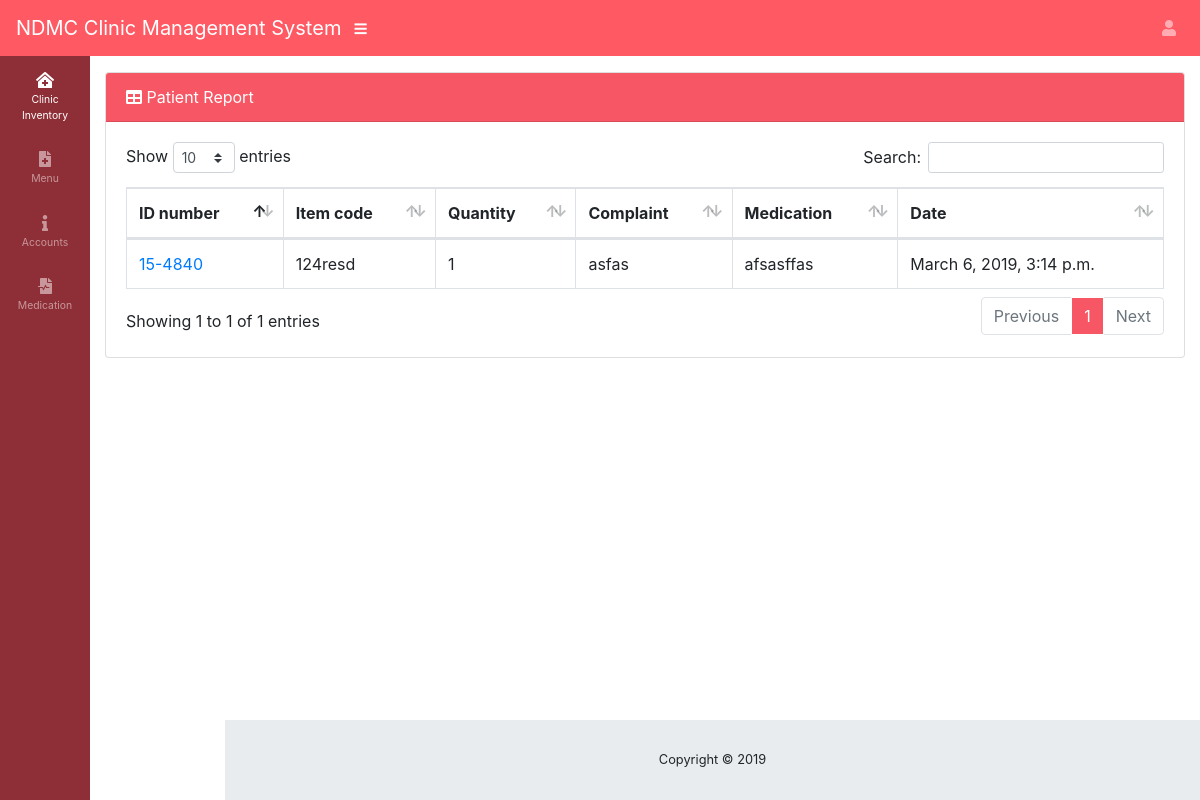
Page /medical/history (signed in) on the earlier database version.
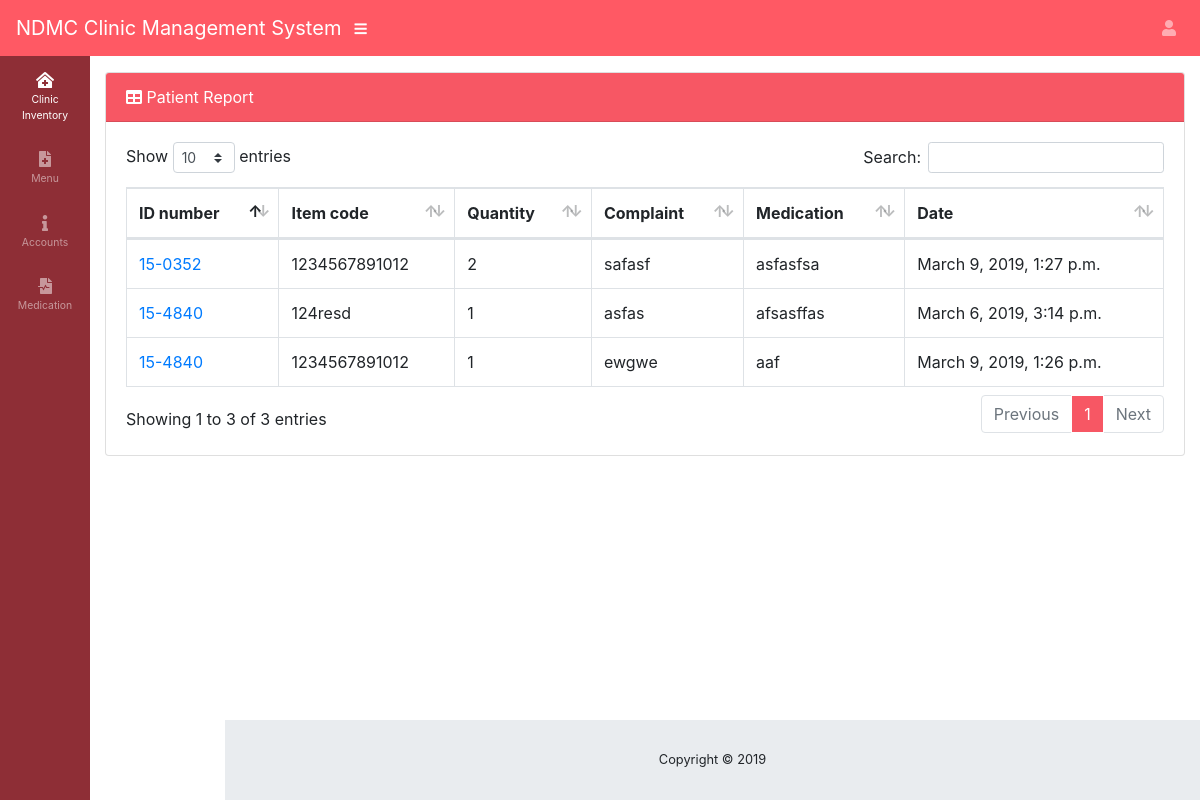
Same page on the later database version.
### medical/models.py (models this page shows, shortened)
class History(models.Model):
    user                    = models.ForeignKey(User, on_delete=models.CASCADE)
    id_number               = models.ForeignKey('Patient', on_delete=models.CASCADE)
    item_code               = models.ForeignKey('Stock', on_delete=models.CASCADE)
    quantity                = models.IntegerField()
    complaints              = models.TextField()
    medication              = models.TextField()
    date_created            = models.DateTimeField(auto_now_add=True)
    date_modified           = models.DateTimeField(auto_now=True)

class Patient(models.Model):
    user                    = models.ForeignKey(User, on_delete=models.CASCADE)
    id_number               = models.CharField(max_length=255)
    last_name               = models.CharField(max_length=255)
    first_name              = models.CharField(max_length=255)
    middle_name             = models.CharField(max_length=255)
    course                  = models.ForeignKey('Course', on_delete=models.CASCADE)
    status                  = models.CharField(
                                                max_length=9,
                                                choices=STATUS_CHOICES,
                                                default='single'
                                            )
    date_created            = models.DateTimeField(auto_now_add=True)
    date_modified           = models.DateTimeField(auto_now=True)
    def __str__(self):
        return '{}'.format(self.id_number)

class Stock(models.Model):
    user                    = models.ForeignKey(User, on_delete=models.CASCADE)
    barcode                 = models.ImageField(upload_to='media')
    number                  = models.CharField(max_length=255)
    description             = models.TextField()
    quantity                = models.IntegerField()
    actual_used             = models.IntegerField()
    date_created            = models.DateTimeField(auto_now_add=True)
    date_modified           = models.DateTimeField(auto_now=True)
    def __str__(self):
        return '{}'.format(self.number)

### medical/views.py (the view)
# urls.py: path('history', HistoryList.as_view(), name='history-list'),
class HistoryList(LoginRequiredMixin, View):
    def get(self, request, *args, **kwargs):
        post = History.objects.all()
        context = {
            'post': post,
        }
        return render(request, 'clinic/history-list.html', context)

### templates/clinic/history-list.html (shortened to what this page needs)
{% extends 'base.html' %}
{% load staticfiles %}
{% block content %}
<head>
  <link rel="stylesheet" href="{% static 'css/barcode.css' %}" />
</head>
<body id="page-top">
    <div id="content-wrapper">
      <div class="container-fluid">
        <div class="card mb-3">
          <div class="card-header">
            <i class="fas fa-table"></i>
            Patient Report</div>
          <div class="card-body">
            <div class="table-responsive">
              <table class="table table-bordered" id="dataTable" width="100%" cellspacing="0">
                <thead>
                  <tr>
                    <th>ID number</th>
                    <th>Item code</th>
                    <th>Quantity</th>
                    <th>Complaint</th>
                    <th>Medication</th>
                    <th>Date</th>
                  </tr>
                </thead>
                <tbody>
                  {% if post %}
                    {% for post in post %}
                      <tr>
                        <td><a href="{% url 'medical:per-student-report' post.pk %}">{{ post.id_number }}</a></td>
                        <td>{{ post.item_code }}</td>
                        <td>{{ post.quantity }}</td>
                        <td>{{ post.complaints }}</td>
                        <td>{{ post.medication }}</td>
                        <td>{{ post.date_created }}</td>
                      </tr>
                  {% endfor %}
                {% endif %}
                </tbody>
              </table>
            </div>
          </div>
        </div>
      </div>
      <footer class="sticky-footer">
        <div class="container my-auto">
          <div class="copyright text-center my-auto">
            <span>Copyright © 2019</span>
          </div>
        </div>
      </footer>
    </div>
  </div>
{% endblock %}

### templates/base.html (shortened to what this page needs)
<!DOCTYPE html>
<html lang=en>
<head>
	{% include 'snippets/css.html' %}
</head>
	<body>
		<nav class="navbar navbar-expand navbar-dark bg-dark static-top">
	    <a class="navbar-brand mr-1" href="">NDMC Clinic Management System</a>
	    <button class="btn btn-link btn-sm text-white order-1 order-sm-0" id="sidebarToggle" href="#">
	      <i class="fas fa-bars"></i>
	    </button>
	    <ul class="navbar-nav ml-auto ml-md-0">
	      <li class="nav-item dropdown no-arrow">
	        <a class="nav-link dropdown-toggle" href="#" id="userDropdown" role="button" data-toggle="dropdown" aria-haspopup="true" aria-expanded="false">
	          <i class="fas fa-user"></i>
	        </a>
	      </li>
	    </ul>
		</nav>
    <div id="wrapper">
      <ul class="sidebar navbar-nav toggled">
        <li class="nav-item active">
          <a class="nav-link" href="{% url 'medical:stock-list' %}">
            <i class="fas fa-fw fa-clinic-medical"></i>
            <span>Clinic Inventory</span>
          </a>
        </li>
        <li class="nav-item dropdown">
          <a class="nav-link dropdown-toggle" href="#" id="pagesDropdown" role="button" data-toggle="dropdown" aria-haspopup="true" aria-expanded="false">
            <i class="fas fa-fw fa-file-medical"></i>
            <span>Menu</span>
          </a>
        </li>
        <li class="nav-item">
          <a class="nav-link" href="{% url 'register' %}">
            <i class="fas fa-fw fa-info"></i>
            <span>Accounts</span></a>
        </li>
        <li class="nav-item">
          <a class="nav-link" href="{% url 'medical:history-create' %}">
            <i class="fas fa-fw fa-file-medical-alt"></i>
            <span>Medication</span></a>
        </li>
      </ul>
		{% block content %}{% endblock content %}
	</body>
</html>

### templates/snippets/css.html
{% load staticfiles %}
<link href="{% static 'css/all.min.css' %}" rel="stylesheet" type="text/css">
<link href="{% static 'css/dataTables.bootstrap4.css' %}" rel="stylesheet" type="text/css">
<link href="{% static 'css/sb-admin.css' %}" rel="stylesheet" type="text/css">

### templates/snippets/js.html (shortened to what this page needs)
{% load staticfiles %}

Differences in the rows shown:
added History: id_number "15-4840", item_code "1234567891012", quantity "1", complaints "ewgwe", medication "aaf", date_created "March 9, 2019, 1:26 p.m."
added History: id_number "15-0352", item_code "1234567891012", quantity "2", complaints "safasf", medication "asfasfsa", date_created "March 9, 2019, 1:27 p.m."
Other differences:
text written by a page script: "Show entries Search: Showing 1 to 1 of 1 entries Previous 1 Next" → "Show entries Search: Showing 1 to 3 of 3 entries Previous 1 Next"
